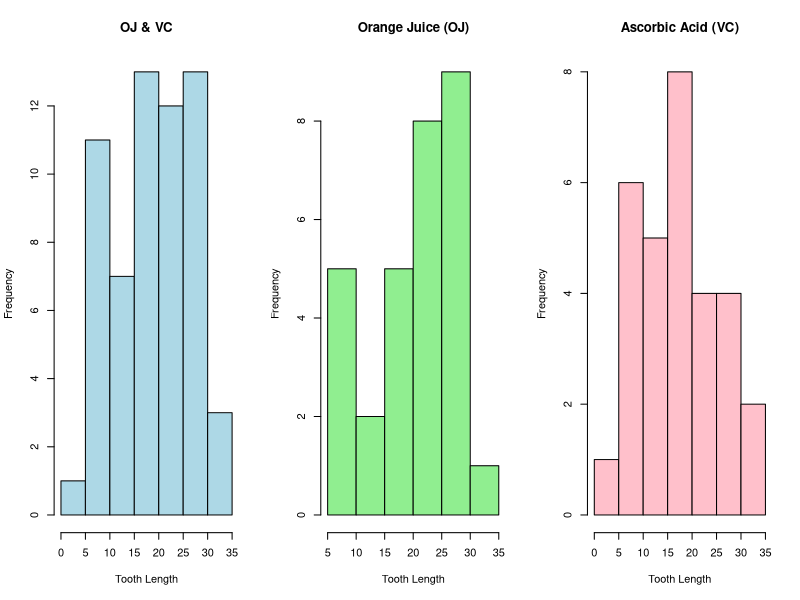
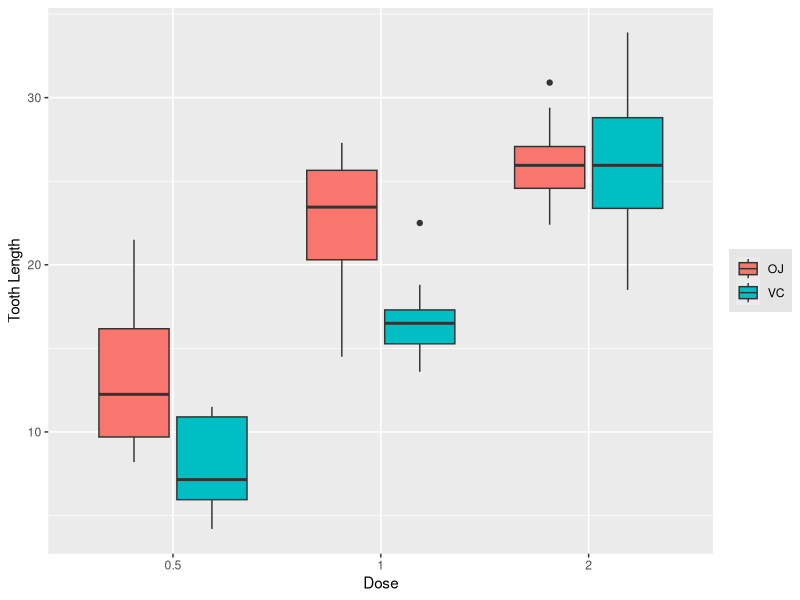

These figures' R source, in order:
## ---- chunk 1
# Use this to create Latex equations: http://www.codecogs.com/latex/eqneditor.php
# scipen stops the automatic format of large/small vlaues from using scientific notation.
## ---- chunk 2
#options("scipen"=100) #to suppress scientific notation - makes p values easier to understand
## ---- chunk 3
data(ToothGrowth)
head(ToothGrowth, 3)
#summary(ToothGrowth)
## ---- chunk 4
suppressMessages(library(dplyr))
ToothGrowth %>%
        group_by(supp) %>%
        select(len, supp) %>%
        summarise_each(funs(min(., na.rm=TRUE), max(., na.rm=TRUE), median(., na.rm=TRUE),mean(., na.rm=TRUE), sd(., na.rm=TRUE)))
## ---- chunk 5
ToothGrowth %>%
        group_by(dose) %>%
        select(len, dose) %>%
        summarise_each(funs(min(., na.rm=TRUE), max(., na.rm=TRUE), median(., na.rm=TRUE), mean(., na.rm=TRUE), sd(., na.rm=TRUE)))
## ---- chunk 6
suppOJ <- filter(ToothGrowth, supp=="OJ")
suppVC <- filter(ToothGrowth, supp=="VC")
par(mfcol=c(1,3))
hist(ToothGrowth$len, col="lightblue", main = "OJ & VC", xlab="Tooth Length")
hist(suppOJ$len, col="lightgreen", main = "Orange Juice (OJ)", xlab="Tooth Length")
hist(suppVC$len, col="pink", main = "Ascorbic Acid (VC)", xlab="Tooth Length")
## ---- chunk 7
library(ggplot2)
ggplot(ToothGrowth, aes(x=factor(dose), y=len, fill=supp)) + geom_boxplot() + scale_color_hue(1-10, c=10) + theme(legend.position="right",   legend.title=element_blank(),legend.background = element_rect(fill="gray90", size=.5, linetype="dotted" )) + 
     labs(x="Dose", y="Tooth Length")
## ---- chunk 8
dose05VC <- filter(ToothGrowth, dose==0.5, supp=="VC")
dose05OJ <- filter(ToothGrowth, dose==0.5, supp=="OJ")
dose1VC <- filter(ToothGrowth, dose==1.0, supp=="VC")
dose1OJ <- filter(ToothGrowth, dose==1.0, supp=="OJ")
dose2VC <- filter(ToothGrowth, dose==2.0, supp=="VC")
dose2OJ <- filter(ToothGrowth, dose==2.0, supp=="OJ")
# Perform t test on vc vs oj at 0.5mg dose
tTest_VC_OJ_05 <- t.test(len ~ supp, data=rbind(dose05VC,dose05OJ), var.equal=FALSE)
# Perform t test on vc vs oj at 1.0mg dose
tTest_VC_OJ_10 <- t.test(len ~ supp, data=rbind(dose1VC,dose1OJ), var.equal=FALSE)
# Perform t test on vc vs oj at 2.0mg dose
tTest_VC_OJ_20 <- t.test(len ~ supp, data=rbind(dose2VC,dose2OJ), var.equal=FALSE)
## ---- chunk 9
# Perform t test on 0.5mg vs 1.0mg, within each supplement
tTest_VC_05_10 <- t.test(len ~ dose, data=rbind(dose05VC,dose1VC), var.equal=TRUE)
tTest_OJ_05_10 <- t.test(len ~ dose, data=rbind(dose05OJ,dose1OJ), var.equal=TRUE)

# Perform t test on 1.0mg vs 2.0mg, within each supplement
tTest_VC_10_20 <- t.test(len ~ dose, data=rbind(dose1VC,dose2VC), var.equal=TRUE)
tTest_OJ_10_20 <- t.test(len ~ dose, data=rbind(dose1OJ,dose2OJ), var.equal=TRUE)

# Perform t test on 0.5mg vs 2.0mg, within each supplement
tTest_VC_05_20 <- t.test(len ~ dose, data=rbind(dose05VC,dose2VC), var.equal=TRUE)
tTest_OJ_05_20 <- t.test(len ~ dose, data=rbind(dose05OJ,dose2OJ), var.equal=TRUE)
